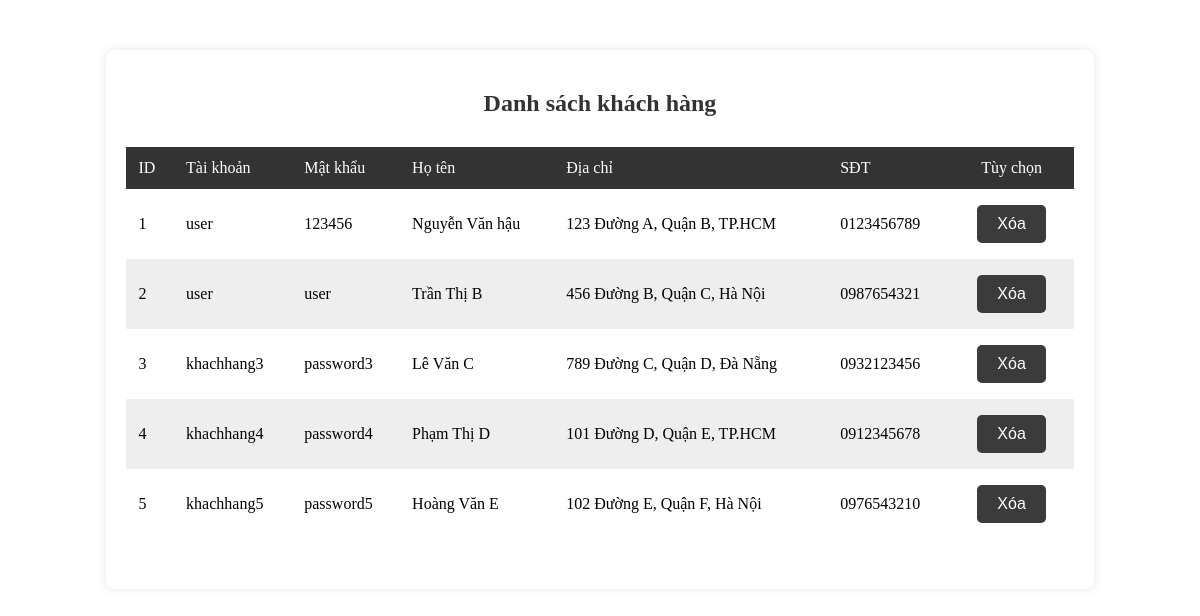
The app's page /app/views/admin/khachhang/view_list_khachhang.php with its own data.
### tables this page shows
CREATE TABLE `tbl_khachhang` (
  `id_kh` int(10) NOT NULL,
  `user` varchar(100) NOT NULL,
  `password` varchar(100) NOT NULL,
  `hoten` varchar(100) NOT NULL,
  `diachi` varchar(100) NOT NULL,
  `sdt` varchar(15) NOT NULL
);

### app/controllers/Admin/khachhangController/hienthi_khachhang_controller.php (called while the page is built)
<?php
  include_once($_SERVER['DOCUMENT_ROOT'] . '/BTL_web/app/models/khachhang.php');
  $khachhang = new data_khachhang();
  $result = $khachhang->hien_thi_khachhang();
?>

### app/models/khachhang.php (called while the page is built, shortened)
<?php
  include($_SERVER['DOCUMENT_ROOT'] . "/BTL_web/config/dbconnect.php");
  class data_khachhang
  {
    public function hien_thi_khachhang(){
      global $conn;
      $sql = "SELECT * FROM tbl_khachhang";
      $result = mysqli_query($conn, $sql);
      return $result;
    }
}
?>

### app/views/admin/khachhang/view_list_khachhang.php (the view)
<?php
  include_once($_SERVER['DOCUMENT_ROOT'] . '/BTL_web/app/controllers/Admin/khachhangController/hienthi_khachhang_controller.php');
  global $result;
?>
<link rel="stylesheet" href="/BTL_web/app/views/admin/khachhang/view_list_khachhang.css">
<div class="container">
  <h2>Danh sách khách hàng</h2>
  <div class="table-container">
    <table>
      <thead>
          <td>ID</td>
          <td>Tài khoản</td>
          <td>Mật khẩu</td>
          <td>Họ tên</td>
          <td>Địa chỉ</td>
          <td>SĐT</td>
          <td>Tùy chọn</td>
      </thead>
      <tbody>
        <?php
          while($row = mysqli_fetch_assoc($result)){
            echo "<tr>";
            echo "  <td>{$row['id_kh']}</td>";
            echo "  <td>{$row['user']}</td>";
            echo "  <td>{$row['password']}</td>";
            echo "  <td>{$row['hoten']}</td>";
            echo "  <td>{$row['diachi']}</td>";
            echo "  <td>{$row['sdt']}</td>";
            echo "  <td><a href='/BTL_web/app/controllers/Admin/khachhangController/xoa_khachhang_controller.php?id_kh={$row['id_kh']}'><button type='button'>Xóa</button></a></td>";
            echo "</tr>";
          }
        ?>
      </tbody>
    </table>
  </div>
</div>

### app/views/admin/khachhang/view_list_khachhang.css (style rules this page uses)
.container { width: 80%; margin: 50px auto; background-color: #fff; padding: 20px; border-radius: 8px; box-shadow: 0 0 10px rgba(0, 0, 0, 0.1); }
.container h2 { text-align: center; margin-bottom: 20px; color: #333; }
.container table { width: 100%; border-collapse: collapse; }
.container .table-container { max-height: 60vh; overflow-y: scroll; margin: 30px 0; }
.container thead { color: #fff; background-color: #333; position: sticky; top: 0; }
.container tr { height: 40px; }
.container th, .container td { padding: 12px; text-align: left; }
.container tr:nth-child(even) { background-color: #EEEEEE; }
.container a { color: #007bff; text-decoration: none; }
.container button { color: #fff; padding: 10px 20px; text-align: center; text-decoration: none; display: inline-block; font-size: 16px; margin: 4px 2px; cursor: pointer; border-radius: 5px; background-color: #3c3b3b; border: none; transition: all 0.3s ease; }
.container table td:nth-last-child(-n+1) { text-align: center; width: 100px; }

### records on screen
tbl_khachhang: id_kh "1", user "user", password "123456", hoten "Nguyễn Văn hậu", diachi "123 Đường A, Quận B, TP.HCM", sdt "0123456789"
tbl_khachhang: id_kh "2", user "user", password "user", hoten "Trần Thị B", diachi "456 Đường B, Quận C, Hà Nội", sdt "0987654321"
tbl_khachhang: id_kh "3", user "khachhang3", password "password3", hoten "Lê Văn C", diachi "789 Đường C, Quận D, Đà Nẵng", sdt "0932123456"
tbl_khachhang: id_kh "4", user "khachhang4", password "password4", hoten "Phạm Thị D", diachi "101 Đường D, Quận E, TP.HCM", sdt "0912345678"
tbl_khachhang: id_kh "5", user "khachhang5", password "password5", hoten "Hoàng Văn E", diachi "102 Đường E, Quận F, Hà Nội", sdt "0976543210"
